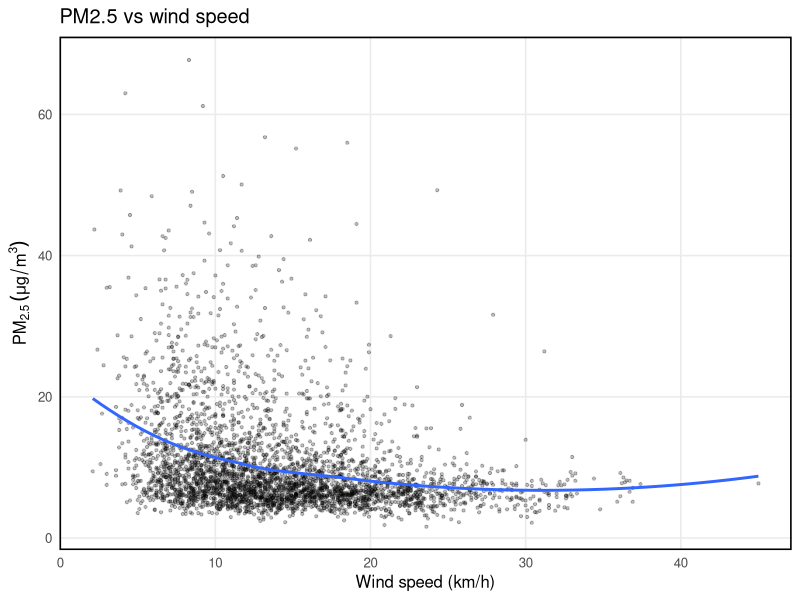
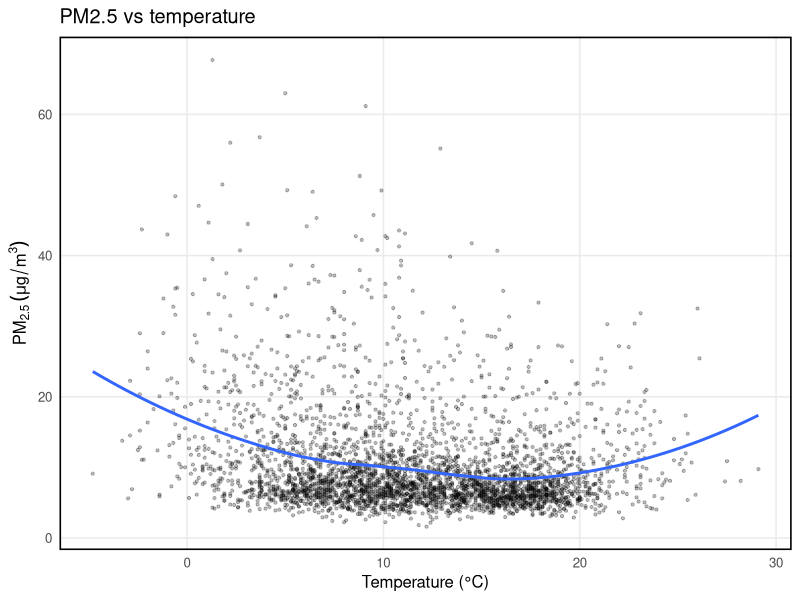
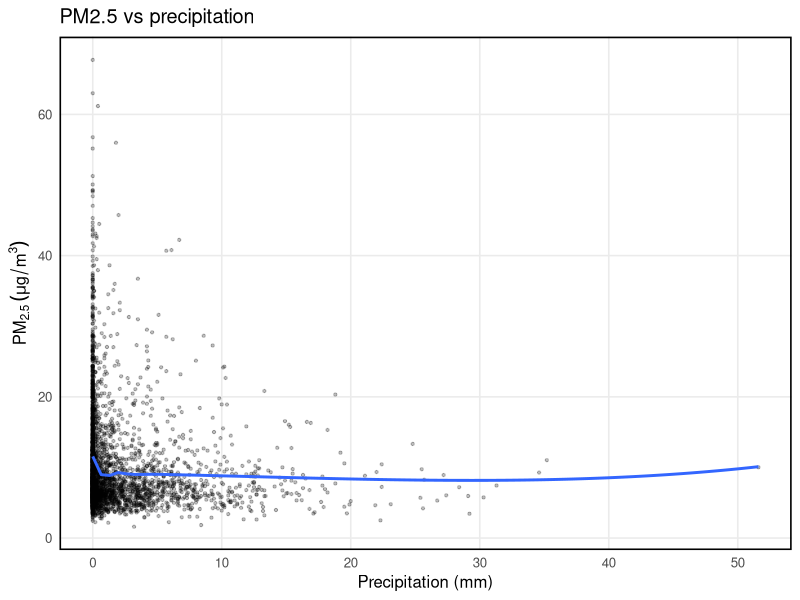
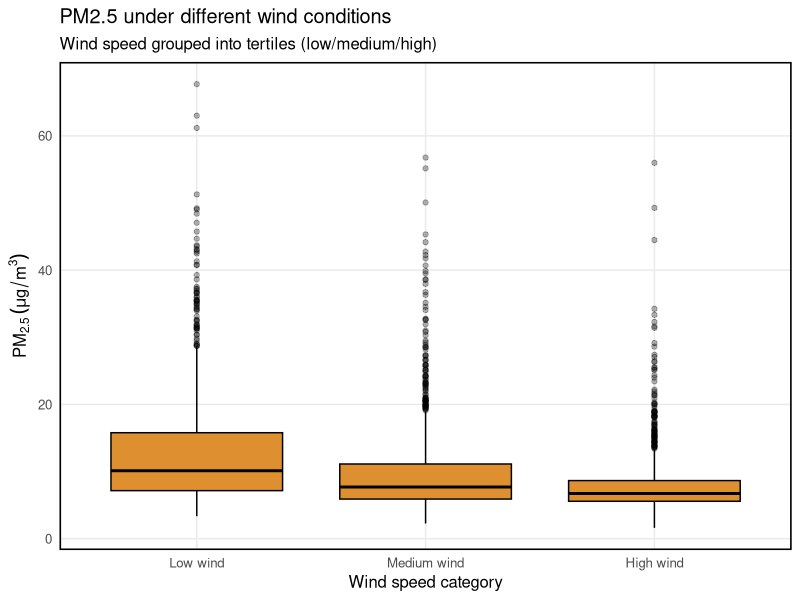

Write the R code that produced these figures, in order.
# ============================================================
# IJC437 - Introduction to Data Science (Individual Coursework)
# Script: 04_rq2_weather_association.R
#
# Purpose:
# - Address RQ2 by quantifying and visualising associations between daily PM2.5 in London
#   and key meteorological variables (temperature, wind speed, precipitation).
# - Use rank-based and non-parametric methods suitable for skewed PM2.5 distributions.
#
# Inputs:
# - data/processed/merged_pm25_weather.csv (daily London PM2.5 + weather; produced in Script 02)
#
# Key analyses:
# 1) Compute Spearman rank correlations (rho, p-values, n) between PM2.5 and weather variables
#    and save as Table 3.
# 2) Visualise bivariate relationships using scatter plots + LOESS smoothers (Figures 7–9).
# 3) Create wind-speed tertiles (Low/Medium/High) and compare PM2.5 distributions (Figure 10),
#    supported by summary stats (Table 4) and a Kruskal–Wallis test.
#
# Outputs (written to disk):
# - output/tables/Table3_spearman_correlations.csv
# - output/figures/Fig7_pm25_vs_windspeed.png
# - output/figures/Fig8_pm25_vs_temperature.png
# - output/figures/Fig9_pm25_vs_precipitation.png
# - output/figures/Fig10_pm25_by_wind_categories.png
# - output/tables/Table4_wind_group_summary.csv
#
# Method notes:
# - Spearman is used to capture monotonic relationships without assuming linearity/normality.
# - Kruskal–Wallis tests distributional differences across wind categories (non-parametric).
#
# Reproducibility notes:
# - Script filters to complete cases for RQ2 analyses and writes outputs to disk.
#
# ============================================================


# ==================================================
# Installing and Importing Necessary Libraries
# ==================================================
library(tidyverse)
library(lubridate)
library(Hmisc)
library(scales)



# ==================================================
# Loading Merged Data and Basic Setup
# ==================================================
out_dir_plot <- "output/figures"
out_dir_table <- "output/tables"
dir.create("output/figures", recursive = TRUE, showWarnings = FALSE)
dir.create("output/tables", recursive = TRUE, showWarnings = FALSE)


df <- read_csv("data/processed/merged_pm25_weather.csv", show_col_types = FALSE) %>%
  mutate(date = as.Date(date)) %>%
  arrange(date)

# Keeping only RQ2 columns + drop rows with missing values for correlation/scatter
df_rq2 <- df %>%
  select(date, pm25_london_mean, temp_mean_c, wind_mean_kmh, prcp_sum_mm) %>%
  filter(
    !is.na(pm25_london_mean),
    !is.na(temp_mean_c),
    !is.na(wind_mean_kmh),
    !is.na(prcp_sum_mm)
  )


# ==================================================
# Spearman correlations (rho + p-values)
# ==================================================

# Correlation matrix (rho)
rho_mat <- cor(
  df_rq2 %>% select(pm25_london_mean, temp_mean_c, wind_mean_kmh, prcp_sum_mm),
  method = "spearman",
  use = "complete.obs"
)
rho_mat

# Correlations + p-values (Hmisc)
rc <- rcorr(
  as.matrix(df_rq2 %>% select(pm25_london_mean, temp_mean_c, wind_mean_kmh, prcp_sum_mm)),
  type = "spearman"
)
rc 

cor_table <- tibble(
  variable = c("temp_mean_c", "wind_mean_kmh", "prcp_sum_mm"),
  spearman_rho = c(
    rc$r["pm25_london_mean","temp_mean_c"],
    rc$r["pm25_london_mean","wind_mean_kmh"],
    rc$r["pm25_london_mean","prcp_sum_mm"]
  ),
  p_value = c(
    rc$P["pm25_london_mean","temp_mean_c"],
    rc$P["pm25_london_mean","wind_mean_kmh"],
    rc$P["pm25_london_mean","prcp_sum_mm"]
  ),
  n = c(
    rc$n["pm25_london_mean","temp_mean_c"],
    rc$n["pm25_london_mean","wind_mean_kmh"],
    rc$n["pm25_london_mean","prcp_sum_mm"]
  )
) %>%
  mutate(
    spearman_rho = round(spearman_rho, 3),
    p_value = format.pval(p_value, digits = 3)
  )

cor_table
write_csv(cor_table, file.path(out_dir_table, "Table3_spearman_correlations.csv"))


# ==================================================
# Scatter plots PM25 vs Weather Variables
# ==================================================

base_theme <- theme_minimal(base_size = 12) +
  theme(
    panel.border = element_rect(colour = "black", fill = NA, linewidth = 1.1),
    panel.grid.minor = element_blank()
  )

# PM2.5 vs windspeed
p_wind <- ggplot(df_rq2, aes(x = wind_mean_kmh, y = pm25_london_mean)) +
  geom_point(alpha = 0.25, size = 0.8) +
  geom_smooth(method = "loess", se = FALSE) +
  labs(
    title = "PM2.5 vs wind speed",
    x = "Wind speed (km/h)",
    y = expression(PM[2.5]~(mu*g/m^3))
  ) +
  base_theme

ggsave(
  filename = file.path(out_dir_plot, "Fig7_pm25_vs_windspeed.png"),
  plot = p_wind, width = 8, height = 4.5, dpi = 300
)

# PM2.5 vs temperature
p_temp <- ggplot(df_rq2, aes(x = temp_mean_c, y = pm25_london_mean)) +
  geom_point(alpha = 0.25, size = 0.8) +
  geom_smooth(method = "loess", se = FALSE) +
  labs(
    title = "PM2.5 vs temperature",
    x = "Temperature (°C)",
    y = expression(PM[2.5]~(mu*g/m^3))
  ) +
  base_theme

ggsave(
  filename = file.path(out_dir_plot, "Fig8_pm25_vs_temperature.png"),
  plot = p_temp, width = 8, height = 4.5, dpi = 300
)

# PM2.5 vs precipitation
p_prcp <- ggplot(df_rq2, aes(x = prcp_sum_mm, y = pm25_london_mean)) +
  geom_point(alpha = 0.25, size = 0.8) +
  geom_smooth(method = "loess", se = FALSE) +
  labs(
    title = "PM2.5 vs precipitation",
    x = "Precipitation (mm)",
    y = expression(PM[2.5]~(mu*g/m^3))
  ) +
  base_theme

ggsave(
  filename = file.path(out_dir_plot, "Fig9_pm25_vs_precipitation.png"),
  plot = p_prcp, width = 8, height = 4.5, dpi = 300
)



# ==================================================
# Conditional Distributions Wind Groups
# ==================================================

# Creating wind speed tertiles (Low/Medium/High)
df_rq2b <- df_rq2 %>%
  mutate(
    wind_group = ntile(wind_mean_kmh, 3),
    wind_group = factor(
      wind_group,
      levels = c(1, 2, 3),
      labels = c("Low wind", "Medium wind", "High wind")
    )
  )

# Checking group sizes
df_rq2b %>% count(wind_group)

# Boxplot: PM2.5 distribution by wind category
p_wind_box <- ggplot(df_rq2b, aes(x = wind_group, y = pm25_london_mean)) +
  geom_boxplot(fill = "#de9030", color = "black", outlier.alpha = 0.3) +
  labs(
    title = "PM2.5 under different wind conditions",
    subtitle = "Wind speed grouped into tertiles (low/medium/high)",
    x = "Wind speed category",
    y = expression(PM[2.5]~(mu*g/m^3))
  ) +
  base_theme

ggsave(
  filename = file.path(out_dir_plot, "Fig10_pm25_by_wind_categories.png"),
  plot = p_wind_box, width = 8, height = 4.5, dpi = 300
)

# Summary stats by wind group
wind_summary <- df_rq2b %>%
  group_by(wind_group) %>%
  summarise(
    n_days = n(),
    mean_pm25 = mean(pm25_london_mean),
    median_pm25 = median(pm25_london_mean),
    iqr_pm25 = IQR(pm25_london_mean),
    .groups = "drop"
  ) %>%
  mutate(
    mean_pm25 = round(mean_pm25, 2),
    median_pm25 = round(median_pm25, 2),
    iqr_pm25 = round(iqr_pm25, 2)
  )

wind_summary
write_csv(wind_summary, file.path(out_dir_table, "Table4_wind_group_summary.csv"))



# ==================================================
# Statistical test (Kruskal–Wallis) for Wind Groups
# ==================================================

# Test whether PM2.5 distributions differ across wind categories
kw_wind <- kruskal.test(pm25_london_mean ~ wind_group, data = df_rq2b)
kw_wind

# =========================================================
# Output:
#
#        Kruskal-Wallis rank sum test
#
# data:  pm25_london_mean by wind_group
# Kruskal-Wallis chi-squared = 374.27, df = 2, p-value < 2.2e-16
# 
# =========================================================
